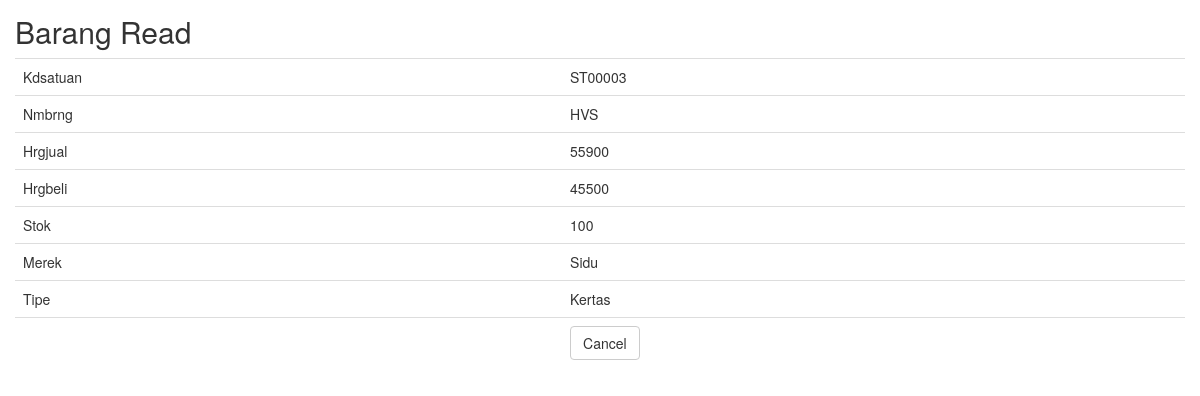
The page /barang/read/BR00003.html on the database its author committed.
### tables this page shows
CREATE TABLE IF NOT EXISTS `barang` (
  `kdbrng` varchar(50) NOT NULL,
  `kdsatuan` varchar(10) DEFAULT NULL,
  `nmbrng` varchar(50) DEFAULT NULL,
  `hrgjual` double DEFAULT NULL,
  `hrgbeli` double DEFAULT NULL,
  `stok` int(11) DEFAULT NULL,
  `merek` varchar(50) DEFAULT NULL,
  `tipe` varchar(50) DEFAULT NULL,
  PRIMARY KEY (`kdbrng`),
  KEY `FK_barang_satuan` (`kdsatuan`),
  CONSTRAINT `FK_barang_satuan` FOREIGN KEY (`kdsatuan`) REFERENCES `satuan` (`kd_satuan`)
);

### application/controllers/Barang.php (called while the page is built, shortened)
<?php
class Barang extends CI_Controller
{
    function __construct()
    {
        $this->load->model('Barang_model');
        $this->load->library('form_validation');
    }
    public function read($id)
    {
        $row = $this->Barang_model->get_by_id($id);
        if ($row) {
            $data = array(
		'kdbrng' => $row->kdbrng,
		'kdsatuan' => $row->kdsatuan,
		'nmbrng' => $row->nmbrng,
		'hrgjual' => $row->hrgjual,
		'hrgbeli' => $row->hrgbeli,
		'stok' => $row->stok,
		'merek' => $row->merek,
		'tipe' => $row->tipe,
	    );
            $this->load->view('barang/barang_read', $data);
        } else {
            $this->session->set_flashdata('message', 'Record Not Found');
            redirect(site_url('barang'));
        }
    }
}

### index.php (called while the page is built, shortened)
<?php
require_once BASEPATH.'core/CodeIgniter.php';

### application/models/Barang_model.php (called while the page is built, shortened)
<?php
class Barang_model extends CI_Model
{
    public $table = 'barang';
    public $id = 'kdbrng';
    function get_by_id($id)
    {
        $this->db->where($this->id, $id);
        return $this->db->get($this->table)->row();
    }
}

### application/views/barang/barang_read.php (the view, shortened to what this page needs)
<!doctype html>
<html>
    <head>
        <link rel="stylesheet" href="<?php echo base_url('assets/bootstrap/css/bootstrap.min.css') ?>"/>
    </head>
    <body>
        <h2 style="margin-top:0px">Barang Read</h2>
        <table class="table">
	    <tr><td>Kdsatuan</td><td><?php echo $kdsatuan; ?></td></tr>
	    <tr><td>Nmbrng</td><td><?php echo $nmbrng; ?></td></tr>
	    <tr><td>Hrgjual</td><td><?php echo $hrgjual; ?></td></tr>
	    <tr><td>Hrgbeli</td><td><?php echo $hrgbeli; ?></td></tr>
	    <tr><td>Stok</td><td><?php echo $stok; ?></td></tr>
	    <tr><td>Merek</td><td><?php echo $merek; ?></td></tr>
	    <tr><td>Tipe</td><td><?php echo $tipe; ?></td></tr>
	    <tr><td></td><td><a href="<?php echo site_url('barang') ?>" class="btn btn-default">Cancel</a></td></tr>
	</table>
        </body>
</html>

### application/views/barang/barang_read.php (style rules this page uses)
body { padding: 15px; }

### rows shown on the page
barang: kdsatuan "ST00003", nmbrng "HVS", hrgjual "55900", hrgbeli "45500", stok "100", merek "Sidu", tipe "Kertas"
